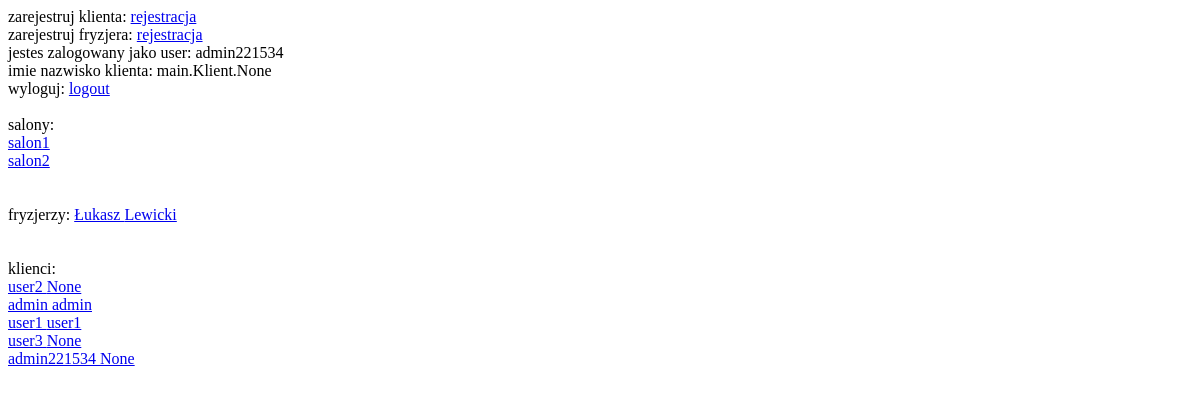
Before: / (signed in) with the older database file.
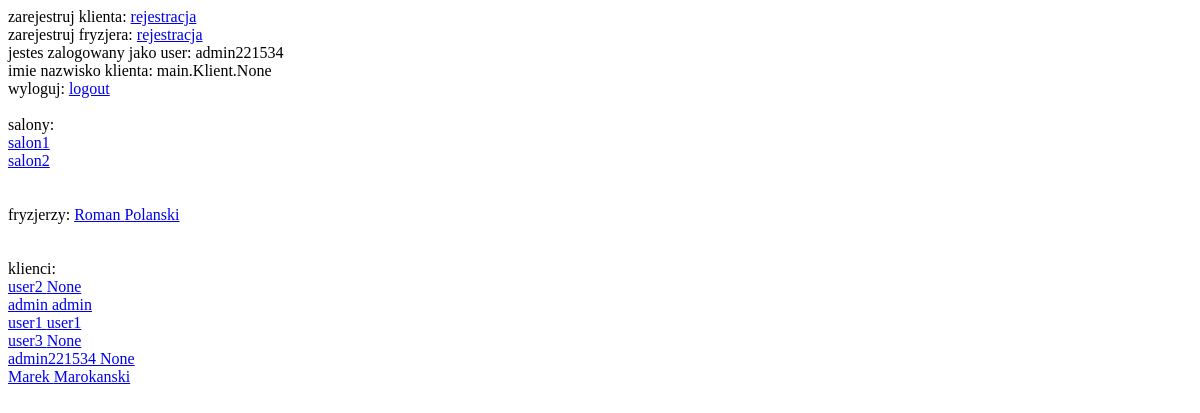
After: the same page with the newer database file.
### main/models.py (models this page shows, shortened)
class Salon(models.Model):
    nazwa = models.CharField(max_length=50, default='NoName')
    NIP = models.CharField(max_length=25)
    regon = models.CharField(max_length=25)
    ulica = models.CharField(max_length=50, blank=True, null=True)
    nr_lokalu = models.IntegerField(default=0, blank=True, null=True)
    miasto = models.CharField(max_length=50)
    kod_pocztowy = models.CharField(max_length=20)

class Fryzjer(models.Model):
    user = models.ForeignKey(User, on_delete=models.CASCADE)
    salon = models.ManyToManyField(Salon, null=True, blank=True)
    imie = models.CharField(max_length=50, null=True)
    nazwisko = models.CharField(max_length=50, null=True)
    srednia_ocena = models.FloatField(blank=True, null=True)
    ulica = models.CharField(max_length=50, blank=True, null=True)
    nr_domu = models.IntegerField(default=0, blank=True, null=True)
    miasto = models.CharField(max_length=50, null=True)
    kod_pocztowy = models.CharField(max_length=20, null=True)

class Klient(models.Model):
    imie = models.CharField(max_length=50, null=True)
    nazwisko = models.CharField(max_length=50, null=True)
    user = models.ForeignKey(User, on_delete=models.CASCADE, related_name='klient')
    staly_klient = models.BooleanField(default=False, null=True)
    nr_telefonu = models.CharField(max_length=20, null=True, blank=True)
    ulica = models.CharField(max_length=50, blank=True, null=True)
    nr_domu = models.IntegerField(default=0, blank=True, null=True)
    miasto = models.CharField(max_length=50, null=True)
    kod_pocztowy = models.CharField(max_length=20, null=True)

### main/views.py (the view)
@login_required
def home(request):
    salony = Salon.objects.all()
    fryzjerzy = Fryzjer.objects.all()
    klienci = Klient.objects.all()
    user_klient = request.user.klient
    context = {
        'user_klient': user_klient,
        'salony': salony,
        'fryzjerzy': fryzjerzy,
        'klienci': klienci,
    }
    return render(request, 'main/home.html', context)

### main/templates/main/home.html
{% extends 'main/base.html' %}
{% block content %}
zarejestruj klienta: <a href="{% url 'register' %}">rejestracja</a>
<br>
zarejestruj fryzjera: <a href="#">rejestracja</a>
<br>
{% if user.is_authenticated %}
jestes zalogowany jako user: {{request.user.username}}<br>
imie nazwisko klienta: {{user_klient}} {{user_klient.nazwisko}}<br>
wyloguj: <a href ="{% url 'logout' %}">logout</a>
{% else %}
zaloguj: <a href="{% url 'login' %}">login</a>
{% endif %}
<br>
<br>
salony:<br>
{% for salon in salony %}
<a href="{% url 'pokaz_salon' salon.id %}">{{salon.nazwa}}</a> <br>
{% endfor %}
<br>
<br>
fryzjerzy:
{% for fryzjer in fryzjerzy %}
<a href="{% url 'pokaz_fryzjera' fryzjer.id %}">{{fryzjer.imie}} {{fryzjer.nazwisko}}</a><br>
{% endfor %}
<br><br>
klienci:<br>
{% for klient in klienci %}
<a href="{% url 'pokaz_klienta' klient.id %}">{{klient.imie}} {{klient.nazwisko}}</a><br>
{% endfor %}
{% endblock %}

### main/templates/main/base.html (shortened to what this page needs)
<!DOCTYPE html>
<html lang="en">
<head>
</head>
<body>
    {% block content %}
    {% endblock %}
</body>
</html>

Changed rows visible on the page:
changed Fryzjer: imie "Łukasz" → "Roman"; nazwisko "Lewicki" → "Polanski"
added Klient: imie "Marek", nazwisko "Marokanski"
